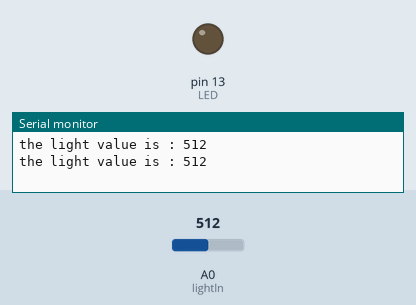
A sketch run on a simulated Arduino Uno, built with avr-gcc and run on an emulated ATmega328P. On the bench: output pins drawn as LEDs (lit = HIGH), the last lines printed to the serial monitor. Inputs (shaded band) come from the test bench; at power-on: A0 (lightln) = 512.

Above: at 3.8 s.
3.9 s: A0 (lightln) set to 306
7.8 s: A0 (lightln) set to 292
At 10.0 s:
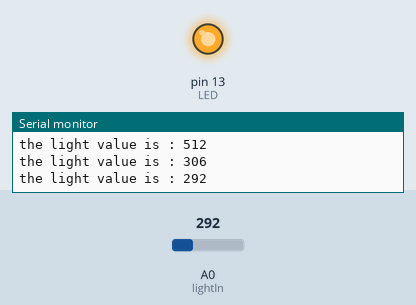
11.7 s: A0 (lightln) set to 310
At 12.3 s:
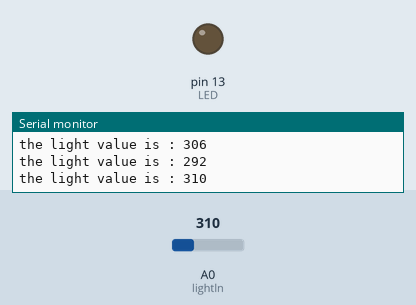
15.6 s: A0 (lightln) set to 290
At 19.3 s:
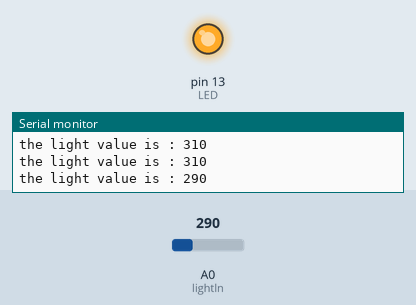
Timing chart, 0 to 20.5 s (numbered marks = the images above; inputs shaded):
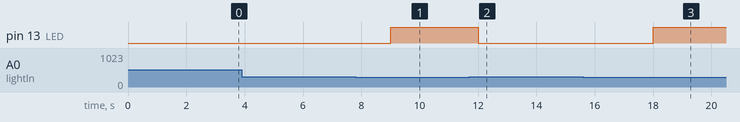

The sketch:

08.ino
```cpp
int lightln = A0; // 아두이노의 아날로그 핀을 선택함
int LED = 13; // LED와 연결한 13번 핀 번호 지정

void setup() {
  Serial.begin(9600); // 시리얼 연결을 시작함
  pinMode(LED, OUTPUT); //핀 모드 변경
}

void loop() {
  Serial.print("the light value is : "); // 스트링 문서를 시리얼 모니터에 출력함
  int lightValue = analogRead(lightln); //측정된 광/조도 값을 받아 옴
  Serial.println(lightValue); // 시리얼 모니터에 광/조도 값을 출력함
  onOff(lightValue); //함수 호출
  delay(3000); //3초 지연 실행
}

void onOff(int lightValue) {
  if (lightValue < 300) { //밝기가 밝으면
    digitalWrite(LED, HIGH); //LED ON
  }else { //어두우면
    digitalWrite(LED, LOW); //LED OFF
    }
}
```

Measured:
- the behaviour switches between 300 and 299 on A0 (lightln) (found by bisection; images 0 and 1)
- after the input at 7.8 s, pin 13 (LED): LOW → HIGH after 1.2 s
- after the input at 11.7 s, pin 13 (LED): HIGH → LOW after 0.30 s
- after the input at 15.6 s, pin 13 (LED): LOW → HIGH after 2.4 s
